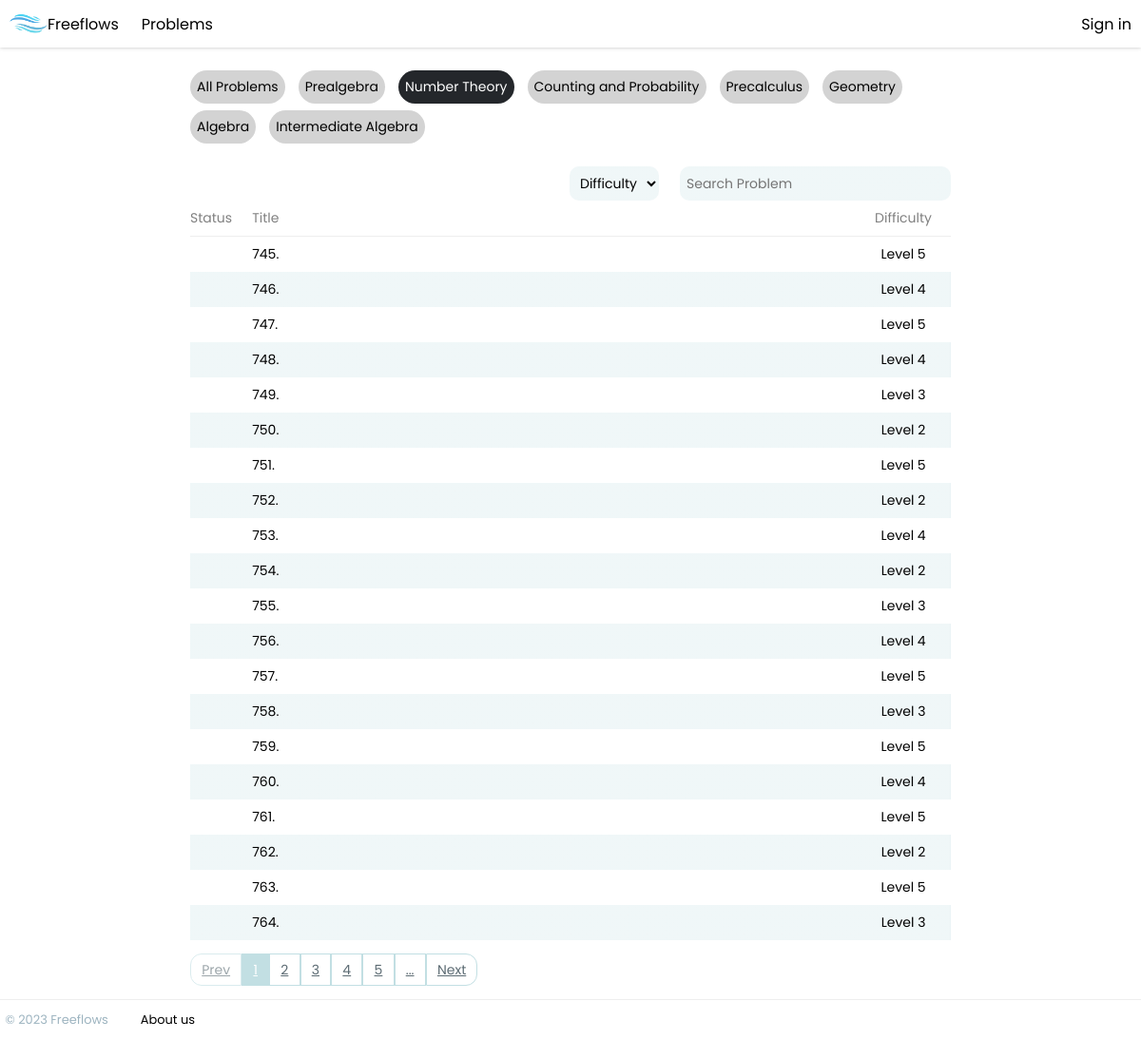
Page /problems/number-theory on the committed database.
### mathtrainer/models.py (models this page shows, shortened)
class Problem(models.Model):
    class LevelChoices(models.TextChoices):
        Level_1 = 'Level 1'
        Level_2 = 'Level 2'
        Level_3 = 'Level 3'
        Level_4 = 'Level 4'
        Level_5 = 'Level 5'
    title = models.TextField(primary_key=True)
    id = models.IntegerField()
    problem = models.TextField()
    level = models.TextField()
    type = models.TextField(choices=LevelChoices.choices)
    solution = models.TextField()
    answer = models.TextField()

### mathtrainer/views.py (the view)
# urls.py: path('problems/<str:problem_type>', views.problem_set, name='problem_set'),
def problem_set(request, problem_type):
    user = request.user
    problems = Problem.objects.all().order_by('id') if problem_type == 'all' else Problem.objects.filter(
        type=problem_type).order_by('id')
    problem_filter = ProblemFilter(request.GET, queryset=problems)
    problems = problem_filter.qs
    problem_set_paginator = Paginator(problems, 20)
    page = request.GET.get('page')
    if user.is_authenticated:
        user_profile = UserProfile.objects.get(user=user)
        user_history = user_profile.history
    else:
        user_history = {}
    problems = problem_set_paginator.get_page(page)
    return render(request,
                  'problem_set.html',
                  {'problems': problems, 'problem_type': problem_type, 'filter': problem_filter,
                   'user_history': user_history})

### mathtrainer/templatetags/custom_filters.py (called while the page is built)
@register.filter
def titleize(string):
    string = string.replace('-', ' ')
    string = titlecase(string)
    return string

@register.simple_tag
def page_limits(curr_page, page_limit, num_pages):
    lower_limit = curr_page // page_limit * page_limit + 1
    higher_limit = (curr_page // page_limit + 1) * page_limit + 1
    if curr_page % page_limit == 0:
        lower_limit = curr_page - page_limit + 1
        higher_limit = curr_page + 1
    higher_limit = num_pages + 1 if higher_limit > num_pages else higher_limit
    if higher_limit == lower_limit:
        higher_limit += 1
    return range(lower_limit, higher_limit)

@register.filter
def get_status(item, user_history):
    if str(item.id) in user_history.keys():
        return user_history[str(item.id)]
    else:
        return ''

### mathtrainer/templates/problem_set.html (shortened to what this page needs)
{% extends 'base.html' %}
{% load static %}
{% load custom_filters %}
{% block content %}
    <div class="problem-table-container">
        <div class="filter-btn-container">
            <a class="{% if problem_type == 'all' %}active{% endif %}" href="/problems/all">All Problems</a>
            <a class="{% if problem_type == 'prealgebra' %}active{% endif %}" href="/problems/prealgebra">Prealgebra</a>
            <a class="{% if problem_type == 'number-theory' %}active{% endif %}" href="/problems/number-theory">Number
                Theory</a>
            <a class="{% if problem_type == 'counting-and-probability' %}active{% endif %}"
               href="/problems/counting-and-probability">Counting and Probability</a>
            <a class="{% if problem_type == 'precalculus' %}active{% endif %}"
               href="/problems/precalculus">Precalculus</a>
            <a class="{% if problem_type == 'geometry' %}active{% endif %}" href="/problems/geometry">Geometry</a>
            <a class="{% if problem_type == 'algebra' %}active{% endif %}" href="/problems/algebra">Algebra</a>
            <a class="{% if problem_type == 'intermediate-algebra' %}active{% endif %}"
               href="/problems/intermediate-algebra">Intermediate Algebra</a>
        </div>
        <form id="filter" method="get" action=""  autocomplete="off">
            {{ filter.form }}
        </form>
        <table class="problem-table">
            <thead>
            <tr>
                <td class="status-cell">Status</td>
                <td class="title-cell">Title</td>
                <td class="difficulty-cell">Difficulty</td>
            </tr>
            </thead>
            {% for item in problems %}
                <tr>
                    <td class="status-cell">
                    </td>
                    <td class="title-cell"><a
                            href="/problem/{{ item.title }}">{{ item.id }}. {{ item.title | titleize }}</a></td>
                    <td class="difficulty-cell"> {{ item.level }}</td>
                </tr>
            {% endfor %}
        </table>
        <ul class="page-nav-container">
            <li class="{% if not problems.has_previous %}disabled{% endif %}"><a
                    href="?page={% if problems.has_previous %}{{ problems.previous_page_number }}{% endif %}">Prev</a>
            </li>
            {% page_limits problems.number 5 problems.paginator.num_pages as page_limits %}
            {% for page in page_limits %}
                {% if 'page' in request.get_full_path %}
                	<li class="{% if page == problems.number %}active{% endif %}"><a href="{{ request.get_full_path|slice:":-1" }}{{ page }}">{{ page }}</a>
                {% elif '?' in request.get_full_path%}
                    <li class="{% if page == problems.number %}active{% endif %}"><a href="{{ request.get_full_path }}&page={{ page }}">{{ page }}</a>
                {% else %}
                    <li class="{% if page == problems.number %}active{% endif %}"><a href="{{ request.get_full_path }}?page={{ page }}">{{ page }}</a>
                {% endif %}
                </li>
            {% endfor %}
            {% if page_limits.0|add:5 <= problems.paginator.num_pages %}
                <li><a href="?page={{ page_limits.0|add:5 }}">...</a></li>
            {% endif %}
            <li class="{% if not problems.has_next %}disabled{% endif %}"><a
                    href="?page={% if problems.has_next %}{{ problems.next_page_number }}{% endif %}">Next</a></li>
        </ul>
    </div>
{% endblock %}

### mathtrainer/static/css/style.css (style rules this page uses)
* { box-sizing: border-box; }
body { display: block; font-family: Poppins, sans-serif; overflow-x: hidden; margin: 0; }
a, a:visited, a:hover, a:active { color: inherit; }

### rows in the picture
Problem: id "745", level "Level 5"
Problem: id "746", level "Level 4"
Problem: id "747", level "Level 5"
Problem: id "748", level "Level 4"
Problem: id "749", level "Level 3"
Problem: id "750", level "Level 2"
Problem: id "751", level "Level 5"
Problem: id "752", level "Level 2"
Problem: id "753", level "Level 4"
Problem: id "754", level "Level 2"
Problem: id "755", level "Level 3"
Problem: id "756", level "Level 4"
Problem: id "757", level "Level 5"
Problem: id "758", level "Level 3"
Problem: id "759", level "Level 5"
Problem: id "760", level "Level 4"
Problem: id "761", level "Level 5"
Problem: id "762", level "Level 2"
Problem: id "763", level "Level 5"
Problem: id "764", level "Level 3"

### other values in the picture
{{ page }} "1" "2" "3" "4" "5"
